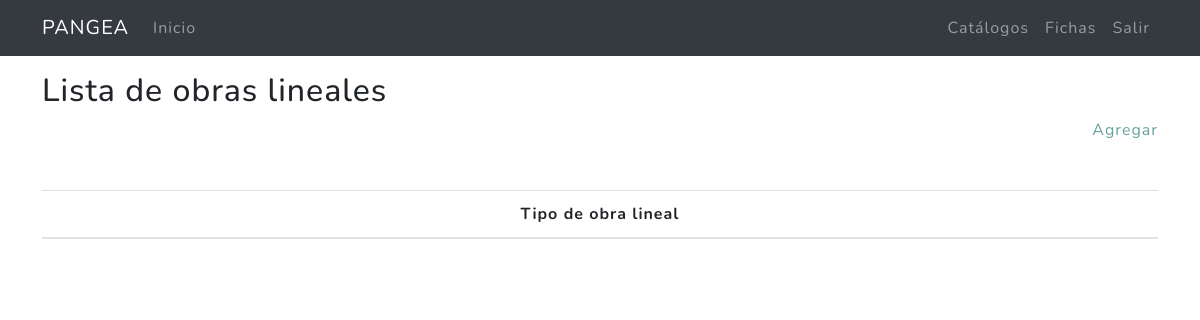
The page /catalogos/obraslineales/ (signed in) on the database as committed earlier.
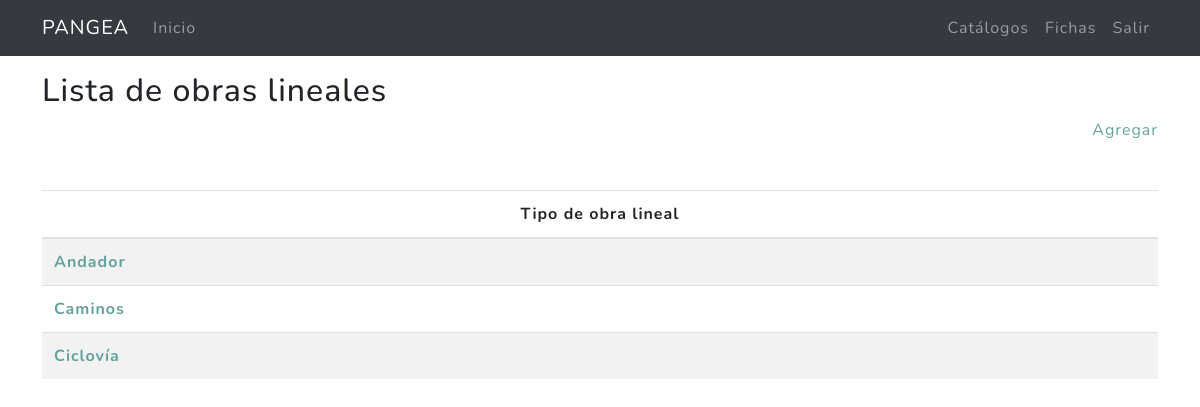
The same page on the database as committed later.
### miscelanea/models.py (models this page shows, shortened)
class ObrasLineales(models.Model):
    tipo =  models.CharField(max_length=10,verbose_name = "Tipo de obra lineal")
    created = models.DateTimeField(auto_now_add = True,verbose_name = "Fecha de creación")
    updated = models.DateTimeField(auto_now = True,verbose_name = "Fecha de edición")
    class Meta:
        verbose_name = "Lista de obras lineales"
        verbose_name_plural = "Lista de obras lineales"
        ordering = ["tipo"]

### miscelanea/views.py (the view)
# urls.py: path('obraslineales/', ObrasLinealesListView.as_view(), name='obraslineales'),
@method_decorator(login_required,name='dispatch')
class ObrasLinealesListView(ListView):
    model = ObrasLineales
    template_name = "miscelanea/obraslineales_list.html"
    paginate_by = 20
    def get_context_data(self, **kwargs):
        context = super().get_context_data(**kwargs)
        context['p_title']=ObrasLineales._meta.verbose_name
        return context

### miscelanea/templates/miscelanea/obraslineales_list.html (shortened to what this page needs)
{% extends 'cap2/base_mx.html' %}
{% load static %}
{% block content %}
<main role="main">
  <div class="container mb-4">
    <h2 class="mt-3">{{p_title}}</h2>
    <div class="agregar mb-4 text-right"><a href="{% url 'catalogos:obraslineales-create' %}">Agregar</a></div>
    <table class="table  table-striped mt-5">
      <thead>
        <tr>
          <th scope="col" class="text-center">Tipo de obra lineal</th>
        </tr>
      </thead>
      <tbody>
      {% for i in obraslineales_list %}
          <tr>
            <th scope="row"><a href="{% url 'catalogos:obraslineales-update' i.id %}">{{i.tipo}} </a></th>
          </tr>
      {% endfor %}
      </tbody>
    </table>
  </div>
</main>
{% endblock %}

Rows that differ between the two databases and show on the page:
added ObrasLineales: tipo "Andador"
added ObrasLineales: tipo "Caminos"
added ObrasLineales: tipo "Ciclovía"
